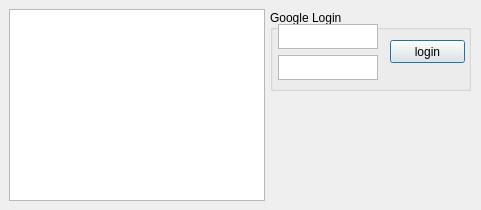
<?xml version="1.0" encoding="UTF-8"?>
<ui version="4.0">
 <class>Dialog</class>
 <widget class="QDialog" name="Dialog">
  <property name="geometry">
   <rect>
    <x>0</x>
    <y>0</y>
    <width>481</width>
    <height>210</height>
   </rect>
  </property>
  <property name="windowTitle">
   <string>Dialog</string>
  </property>
  <widget class="QTextBrowser" name="logBrowser">
   <property name="geometry">
    <rect>
     <x>9</x>
     <y>9</y>
     <width>256</width>
     <height>192</height>
    </rect>
   </property>
   <property name="maximumSize">
    <size>
     <width>400</width>
     <height>200</height>
    </size>
   </property>
  </widget>
  <widget class="QGroupBox" name="googleLoginGroup">
   <property name="geometry">
    <rect>
     <x>270</x>
     <y>10</y>
     <width>201</width>
     <height>81</height>
    </rect>
   </property>
   <property name="maximumSize">
    <size>
     <width>220</width>
     <height>100</height>
    </size>
   </property>
   <property name="title">
    <string>Google Login</string>
   </property>
   <widget class="QPushButton" name="loginButton">
    <property name="geometry">
     <rect>
      <x>120</x>
      <y>30</y>
      <width>75</width>
      <height>23</height>
     </rect>
    </property>
    <property name="text">
     <string>login</string>
    </property>
   </widget>
   <widget class="QWidget" name="">
    <property name="geometry">
     <rect>
      <x>8</x>
      <y>14</y>
      <width>102</width>
      <height>58</height>
     </rect>
    </property>
    <layout class="QVBoxLayout" name="verticalLayout">
     <item>
      <widget class="QTextEdit" name="idEdit">
       <property name="maximumSize">
        <size>
         <width>100</width>
         <height>25</height>
        </size>
       </property>
      </widget>
     </item>
     <item>
      <widget class="QTextEdit" name="passwordEdit">
       <property name="maximumSize">
        <size>
         <width>100</width>
         <height>25</height>
        </size>
       </property>
      </widget>
     </item>
    </layout>
   </widget>
  </widget>
 </widget>
 <resources/>
 <connections/>
</ui>
